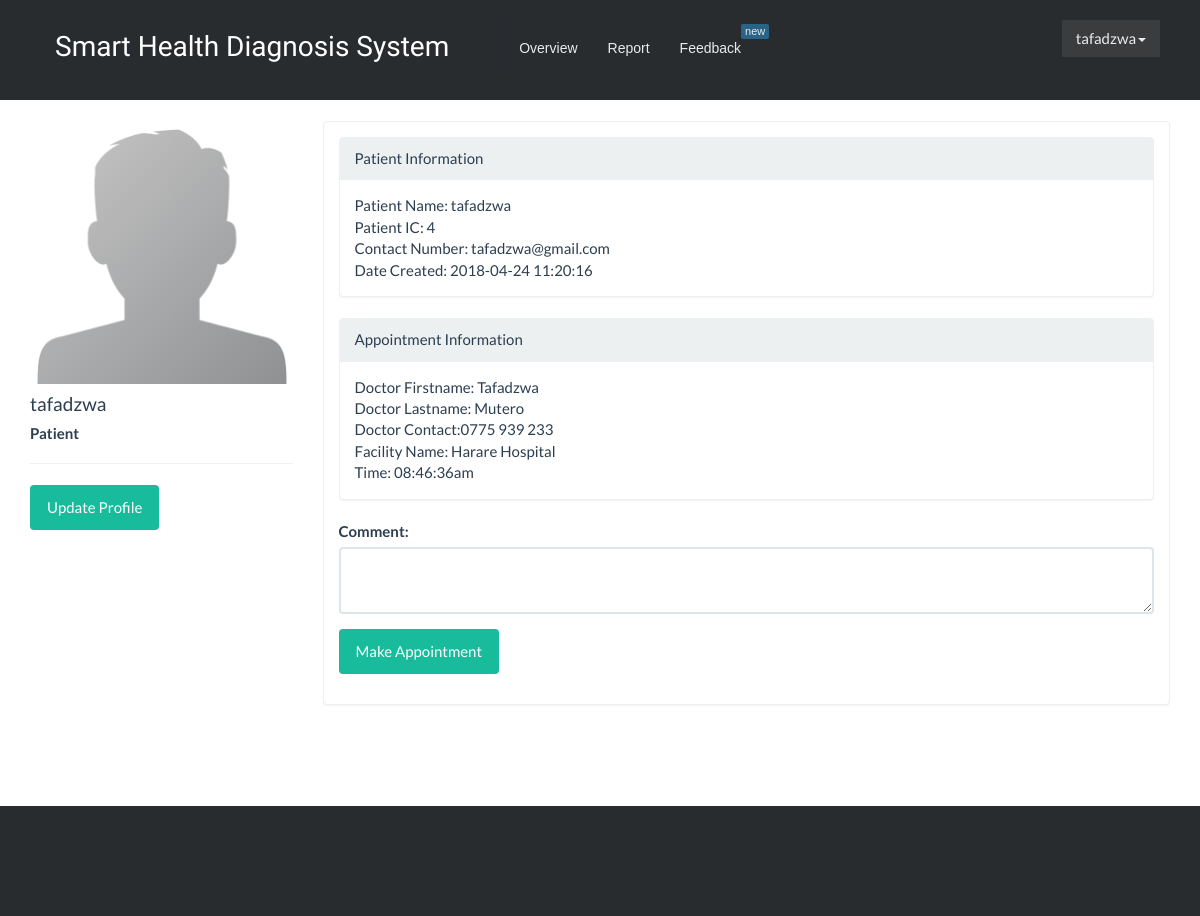
/appointment.php?id=1 (signed in), run on the app's committed database.
### tables this page shows
CREATE TABLE `practitioner` (
  `id` int(11) NOT NULL,
  `firstname` varchar(250) NOT NULL,
  `lastname` varchar(250) NOT NULL,
  `contact_details` varchar(250) NOT NULL,
  `date_created` varchar(250) NOT NULL,
  `gender` varchar(1) NOT NULL,
  `facility_id` int(11) NOT NULL,
  `speciality` varchar(250) NOT NULL,
  `disease_id` int(11) NOT NULL
);

CREATE TABLE `facility` (
  `id` int(11) NOT NULL,
  `name` varchar(250) NOT NULL,
  `city_id` int(250) NOT NULL,
  `address` varchar(250) NOT NULL,
  `latitude` double NOT NULL,
  `longitude` double NOT NULL
);

### appointment.php (the view, shortened to what this page needs)
<!DOCTYPE html>
<html>
<head>
    <link rel="stylesheet" href="assets/patientassets/bootstrap/css/bootstrap.min.css">
    <link rel="stylesheet" href="assets/patientassets/css/styles.css">
    <link rel="stylesheet" href="assets/patientassets/css/Google-Style-Login.css">
    <link rel="stylesheet" href="assets/patientassets/css/Pretty-Header.css">
    <link rel="stylesheet" href="assets/patientassets/css/Pretty-Footer.css">
</head>
<body>
<nav class="navbar navbar-static-top custom-header">
    <div class="container-fluid">
        <div class="navbar-header"><a class="navbar-brand navbar-link" href="#">Smart Health Diagnosis System</a>
        </div>
        <div class="collapse navbar-collapse" id="navbar-collapse">
            <ul class="nav navbar-nav links">
                <li role="presentation"><a href="#">Overview </a></li>
                <li role="presentation"><a href="#">Report </a></li>
                <li role="presentation"><a href="#" class="custom-navbar"> Feedback<span class="badge">new</span></a></li>
            </ul>
            <ul class="nav navbar-nav navbar-right">
                <li class="dropdown"> <?php if (isset($_SESSION['user'])) : ?>
                    <?php endif ?>
                    <a class="dropdown-toggle" data-toggle="dropdown" ><i class="fa fa-user"></i> <?php echo $_SESSION['user']['username']; ?><b class="caret"></b></a>
                </li>
            </ul>
        </div>
    </div>
</nav>
<div class="container">
    <div class="row">
        <div class="col-md-3 col-sm-3">
            <div class="user-wrapper">
                <img src="images/user_profile.png" class="img-responsive" />
                <div class="description">
                    <h4> <?php echo $_SESSION['user']['username']; ?></h4>
                    <h5> <strong>Patient</strong></h5>
                    <hr />
                    <button type="button" class="btn btn-success" data-toggle="modal" data-target="#myModal">Update Profile</button>
                </div>
            </div>
        </div>
        <div class="col-md-9 col-sm-9  user-wrapper">
            <div class="description">
                <div class="panel panel-default">
                    <div class="panel-body">
                        <form class="form" role="form" method="POST" accept-charset="UTF-8">
                            <div class="panel panel-default">
                                <div class="panel-heading">Patient Information</div>
                                <div class="panel-body">
                                    Patient Name: <?php echo $_SESSION['user']['username']; ?><br>
                                    Patient IC: <?php echo $_SESSION['user']['id'] ?><br>
                                    Contact Number: <?php echo $_SESSION['user']['email']; ?><br>
                                    Date Created: <?php echo $_SESSION['user']['date_create']; ?>
                                </div>
                            </div>
                            <?php
                            $doctor = $_GET['id'];
                            $conn=mysqli_connect('localhost', 'root', '', 'ehealth');
                            $sql = "SELECT * FROM practitioner JOIN facility ON practitioner.facility_id = facility.id  WHERE practitioner.id ='$doctor' ";
                            $result = mysqli_query($conn, $sql);
                            $row = mysqli_fetch_array($result);
                            $firstname = $row['firstname'];
                            $lastname=$row['lastname'];
                            $contact_details=$row['contact_details'];
                            $facility=$row['name'];
                                    ?>
                            <div class="panel panel-default">
                                <div class="panel-heading">Appointment Information</div>
                                <div class="panel-body">
                                    Doctor Firstname: <?php echo $firstname; ?><br>
                                    Doctor Lastname: <?php echo $lastname; ?><br>
                                    Doctor Contact:<?php echo $contact_details;?><br>
                                    Facility Name: <?php echo $facility; ?><br>
                                    Time: <?php echo date("h:i:sa"); ?><br>
                                </div>
                            </div>
                            <div class="form-group">
                                <label for="message-text" class="control-label">Comment:</label>
                                <textarea class="form-control" name="comment" required></textarea>
                            </div>
                            <div class="form-group">
                                <input type="submit" name="appointment" id="submit" class="btn btn-success" value="Make Appointment">
                            </div>
                        </form>
                    </div>
                </div>
            </div>
        </div>
    </div>
</div>
<footer></footer>
</body>
</html>

### assets/patientassets/css/Pretty-Header.css (style rules this page uses)
.custom-header { background:#292c2f; padding:20px 40px; box-sizing:border-box; border:0; border-radius:0; }
.custom-header a.navbar-brand.navbar-link { color:#fff; font:normal 28px Cookie, Arial, Helvetica, sans-serif; line-height:0.5; margin-right:40px; background:#292c2f; }
.custom-header ul.nav.navbar-nav.links li a { font:14px Arial, Helvetica, sans-serif; opacity:0.9; text-decoration:none; color:#fff; background:#292c2f; border:0; }
.custom-header .badge { position:absolute; top:4px; border-radius:2px; font-size:11px; color:#fff; background-color:#2A6A92; padding:2px 4px; font-weight:normal; }
.custom-header li.dropdown, .custom-header li.dropdown.open { background:#3a3c3e; }
.custom-header li.dropdown .dropdown-toggle { border-radius:2px; color:#fff; padding:8px 14px; background:#3a3c3e; opacity:0.9; border:0; margin:0; }

### assets/patientassets/css/Pretty-Footer.css (style rules this page uses)
footer { background-color:#292c2f; box-shadow:0 1px 1px 0 rgba(0, 0, 0, 0.12); box-sizing:border-box; width:100%; text-align:left; font:bold 16px sans-serif; padding:55px 50px; margin-top:80px; bottom:0; color:#fff; }

### data on the page
practitioner: firstname "Tafadzwa", lastname "Mutero", contact_details "0775 939 233", facility.name "Harare Hospital"

### other printed values
$_SESSION['user']['username'] "tafadzwa"
$_SESSION['user']['id'] "4"
$_SESSION['user']['email'] "tafadzwa@gmail.com"
$_SESSION['user']['date_create'] "2018-04-24 11:20:16"
